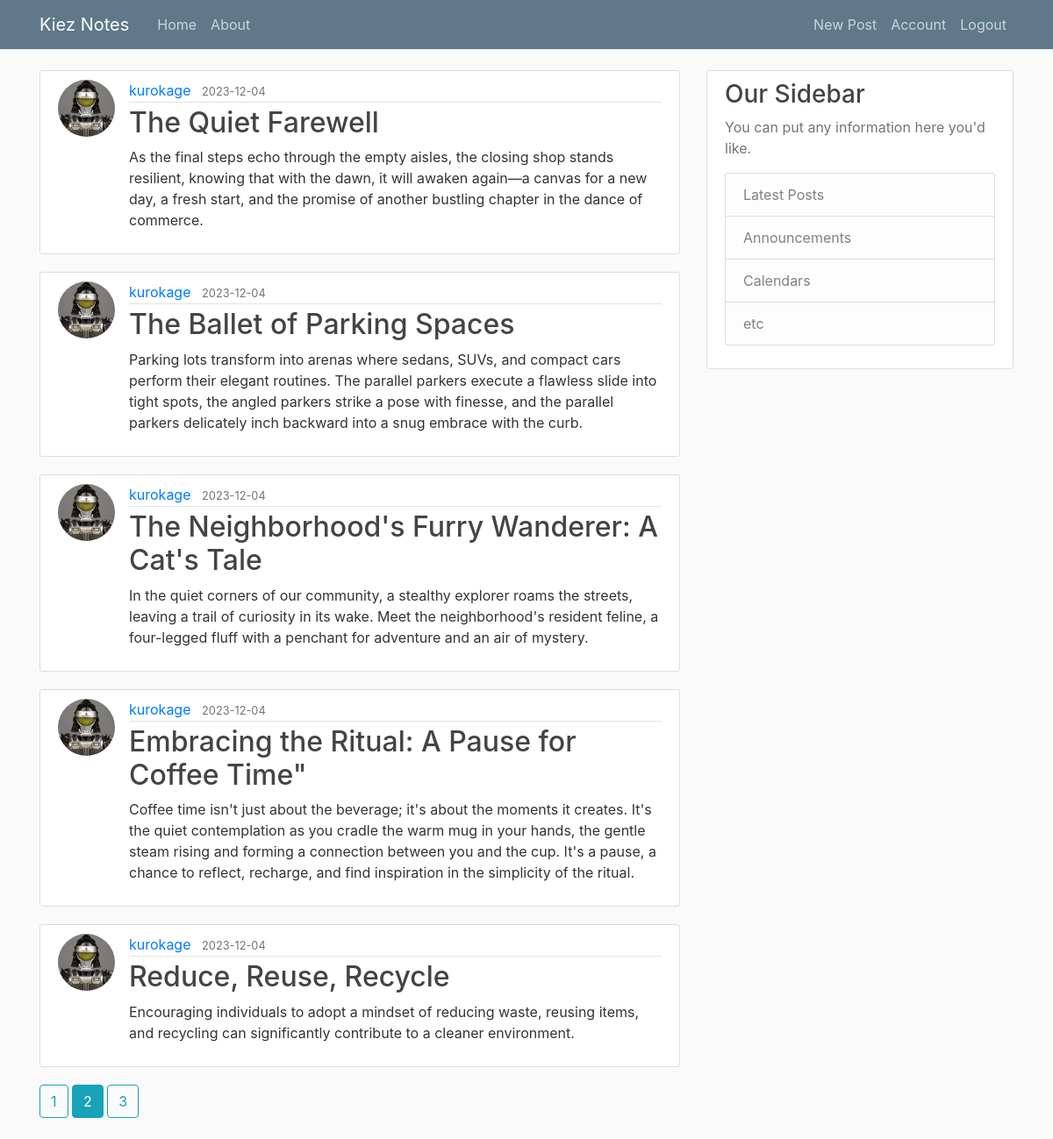
/home?page=2 (signed in), run on the app's committed database.
### flask_blog2/models.py (models this page shows, shortened)
class Post(db.Model):
    id = db.Column(db.Integer, primary_key=True)
    title = db.Column(db.String(100), nullable=False)
    date_posted = db.Column(db.DateTime, nullable=False, default=datetime.utcnow)
    content = db.Column(db.Text, nullable=False)
    user_id = db.Column(db.Integer, db.ForeignKey('user.id'), nullable=False)
    created_at = db.Column(db.DateTime, nullable=False, default=datetime.utcnow)
    updated_at = db.Column(db.DateTime, nullable=False, default=datetime.utcnow, onupdate=datetime.utcnow)
    blogpicture = db.Column(db.String(255), nullable=True, default='default2.jpg')

class User(db.Model, UserMixin):
    id = db.Column(db.Integer, primary_key=True)
    username = db.Column(db.String(20), unique=True, nullable=False)
    email = db.Column(db.String(120), unique=True, nullable=False)
    image_file = db.Column(db.String(20), nullable=False, default='default.jpg')
    password = db.Column(db.String(60), nullable=False)
    posts = db.relationship('Post', backref='author', lazy=True)

### flask_blog2/main/routes.py (the view)
@main.route("/")
@main.route("/home")
def home():
    page = request.args.get('page', 1, type=int)
    posts = Post.query.order_by(Post.updated_at.desc()).paginate(page=page, per_page=5)
    return render_template('home.html', posts=posts)

### flask_blog2/models.py (called while the page is built)
@login_manager.user_loader
def load_user(user_id):
    return User.query.get(int(user_id))

### flask_blog2/templates/home.html
{% extends "layout.html" %}
{% block content %}
    {% for post in posts.items %}
        <article class="media content-section">
            <img class="rounded-circle article-img" src="{{ url_for('static', filename='profile_pics/' +post.author.image_file) }}">
            <div class="media-body">
            <div class="article-metadata">
                <a class="mr-2" href="{{ url_for('users.user_posts', username=post.author.username) }}">{{ post.author.username}}</a>
                <small class="text-muted">{{ post.date_posted.strftime('%Y-%m-%d') }}</small>
            </div>
            <h2><a class="article-title" href="{{ url_for('posts.post',post_id=post.id) }}">{{ post.title }}</a></h2>
            <p class="article-content">{{ post.content }}</p>
            </div>
        </article>
    {% endfor%}
    {% for page_num in posts.iter_pages(left_edge=1, right_edge=1, left_current=1, right_current=2) %}
      {% if page_num %}
        {% if posts.page == page_num %}
          <a class="btn btn-info mb-4" href="{{ url_for('main.home', page=page_num) }}">{{ page_num }}</a>
        {% else %}
          <a class="btn btn-outline-info mb-4" href="{{ url_for('main.home', page=page_num) }}">{{ page_num }}</a>
        {% endif %}
      {% else %}
        ...
      {% endif %}
    {% endfor %}
{% endblock content %}

### flask_blog2/static/main.css (style rules this page uses)
body { background: #fafafa; color: #333333; margin-top: 5rem; }
h1, h2, h3, h4, h5, h6 { color: #444444; }
.content-section { background: #ffffff; padding: 10px 20px; border: 1px solid #dddddd; border-radius: 3px; margin-bottom: 20px; }
.article-title { color: #444444; }
.article-content { white-space: pre-line; }
.article-img { height: 65px; width: 65px; margin-right: 16px; }
.article-metadata { padding-bottom: 1px; margin-bottom: 4px; border-bottom: 1px solid #e3e3e3 }

### data on the page
Post: image_file (picture), author.username "kurokage", date_posted "2023-12-04", title "The Quiet Farewell", content "As the final steps echo through the empty aisles, the closing shop stands resilient, knowing that with the dawn, it will awaken again—a canvas for a new day, a fresh start, and the promise of another bustling chapter in the dance of commerce."
Post: image_file (picture), author.username "kurokage", date_posted "2023-12-04", title "The Ballet of Parking Spaces", content "Parking lots transform into arenas where sedans, SUVs, and compact cars perform their elegant routines. The parallel parkers execute a flawless slide into tight spots, the angled parkers strike a pose with finesse, and the parallel parkers delicately inch backward into a snug embrace with the curb."
Post: image_file (picture), author.username "kurokage", date_posted "2023-12-04", title "The Neighborhood's Furry Wanderer: A Cat's Tale", content "In the quiet corners of our community, a stealthy explorer roams the streets, leaving a trail of curiosity in its wake. Meet the neighborhood's resident feline, a four-legged fluff with a penchant for adventure and an air of mystery."
Post: image_file (picture), author.username "kurokage", date_posted "2023-12-04", title "Embracing the Ritual: A Pause for Coffee Time\"", content "Coffee time isn't just about the beverage; it's about the moments it creates. It's the quiet contemplation as you cradle the warm mug in your hands, the gentle steam rising and forming a connection between you and the cup. It's a pause, a chance to reflect, recharge, and find inspiration in the simplicity of the ritual."
Post: image_file (picture), author.username "kurokage", date_posted "2023-12-04", title "Reduce, Reuse, Recycle", content "Encouraging individuals to adopt a mindset of reducing waste, reusing items, and recycling can significantly contribute to a cleaner environment."

### other printed values
{{ page_num }} "1" "3"
{{ page_num }} "2"
